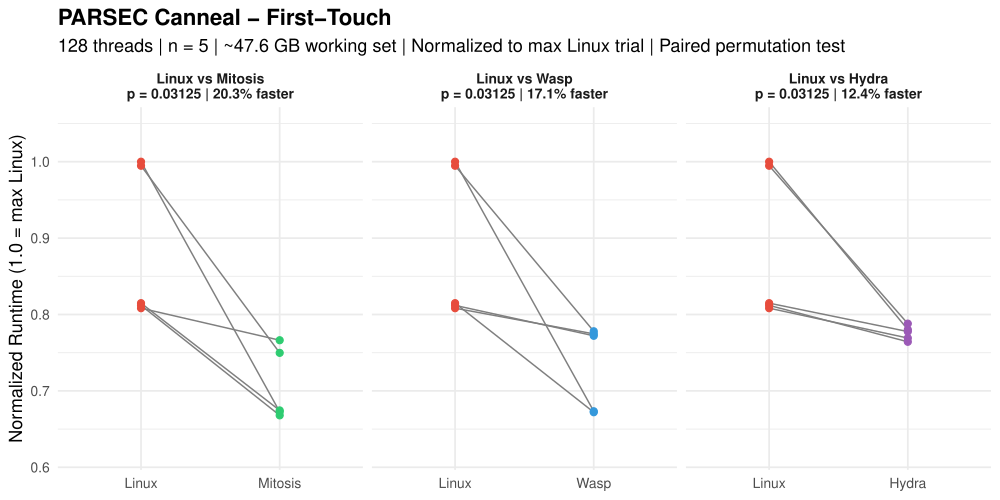

Source code (R):
###############################################################################
###                           canneal.R                                     ###
###############################################################################

library(ggplot2)

# =============================================================================
# RAW DATA: Annealing Runtime (seconds) – Canneal, 128 threads, n=5
# Working Set: ~47.6 GB (File size: 47612 MB)
# 816M elements, 29000x29000 grid, 450K swaps/step, 260 temp steps
# =============================================================================

data <- list(
  # --- LINUX First-Touch (linux/output_0..4.txt) ---
  linux_ft  = c(233.352, 286.376, 231.461, 284.859, 232.515),

  # --- LINUX Interleaved (linux/output_i_0..4.txt) ---
  linux_il  = c(293.276, 301.768, 312.278, 315.196, 313.135),

  # --- WASP First-Touch (wasp/output_0..4.txt) ---
  wasp_ft   = c(192.461, 192.828, 221.839, 222.817, 221.118),

  # --- WASP Interleaved (wasp/output_i_0..4.txt) ---
  wasp_il   = c(228.966, 230.890, 230.974, 230.498, 230.209),

  # --- MITOSIS Replicated (mitosis/output_r_0..4.txt) ---
  mitosis_ft  = c(193.148, 192.630, 219.456, 214.716, 191.295),

  # --- MITOSIS Replicated+Interleaved (mitosis/output_ri_0..4.txt) ---
  mitosis_il  = c(226.552, 225.762, 226.443, 227.716, 227.590),

  # --- HYDRA Replicated (hydra/repl_order_9/output_r_0..4.txt) ---
  hydra_ft  = c(222.698, 223.453, 220.272, 225.676, 218.865),

  # --- HYDRA Replicated+Interleaved (hydra/repl_order_9/output_ri_0..4.txt) ---
  hydra_il  = c(227.106, 226.712, 226.608, 224.841, 227.691)
)

# =============================================================================
# PAIRED PERMUTATION TEST (exact, one-sided: Linux slower → diff > 0)
# =============================================================================

perm_test <- function(baseline, treatment) {
  d <- baseline - treatment
  obs <- mean(d)
  n <- length(d)
  perm_stats <- numeric(2^n)
  for (i in 0:(2^n - 1)) {
    signs <- 2 * as.integer(intToBits(i)[1:n]) - 1
    perm_stats[i + 1] <- mean(signs * abs(d))
  }
  p <- mean(perm_stats >= obs)
  return(list(obs = obs, p = p))
}

# =============================================================================
# RUN ALL TESTS
# =============================================================================

policies <- c("ft", "il")
policy_labels <- c(ft = "First-Touch", il = "Interleaved")
systems <- c("mitosis", "wasp", "hydra")

results <- data.frame()

pdf("canneal.pdf", width = 10, height = 5)

for (pol in policies) {
  linux_key <- paste0("linux_", pol)
  for (sys in systems) {
    sys_key <- paste0(sys, "_", pol)
    res <- perm_test(data[[linux_key]], data[[sys_key]])
    results <- rbind(results, data.frame(
      Policy = policy_labels[pol],
      Comparison = paste("Linux vs", tools::toTitleCase(sys)),
      Linux_Mean = round(mean(data[[linux_key]]), 3),
      Sys_Mean = round(mean(data[[sys_key]]), 3),
      MeanDiff = round(res$obs, 3),
      PctFaster = round(res$obs / mean(data[[linux_key]]) * 100, 1),
      p_value = res$p,
      stringsAsFactors = FALSE
    ))
  }
}

# Print results table
cat("\n====== PAIRED PERMUTATION TEST RESULTS (exact, one-sided) ======\n")
cat("====== Canneal | 128 threads | ~47.6 GB working set | n=5    ======\n\n")
print(results, row.names = FALSE)

# Count significant results
cat("\n\nSignificant (p < 0.05):", sum(results$p_value < 0.05), "of", nrow(results), "\n")
cat("Non-significant (p >= 0.05):", sum(results$p_value >= 0.05), "of", nrow(results), "\n")

# =============================================================================
# PLOTS: One per policy, with 3 facets (Mitosis, WASP, Hydra)
# =============================================================================

for (pol in policies) {
  linux_key <- paste0("linux_", pol)
  max_linux <- max(data[[linux_key]])
  df_list <- list()

  for (sys in systems) {
    sys_key <- paste0(sys, "_", pol)
    res <- perm_test(data[[linux_key]], data[[sys_key]])
    sys_label <- tools::toTitleCase(sys)
    pct <- round(res$obs / mean(data[[linux_key]]) * 100, 1)
    label <- paste0("Linux vs ", sys_label,
                    "\np = ", res$p,
                    " | ", pct, "% faster")
    df_list[[sys]] <- data.frame(
      Trial = rep(1:5, 2),
      Zeit = c(data[[linux_key]] / max_linux, data[[sys_key]] / max_linux),
      Bedingung = factor(rep(c("Linux", sys_label), each = 5),
                         levels = c("Linux", sys_label)),
      Vergleich = label
    )
  }

  df <- do.call(rbind, df_list)
  df$Vergleich <- factor(df$Vergleich, levels = unique(df$Vergleich))

  # Compute y-axis limits with padding
  y_min <- min(df$Zeit)
  y_max <- max(df$Zeit)
  y_pad <- (y_max - y_min) * 0.15

  p <- ggplot(df, aes(x = Bedingung, y = Zeit)) +
    geom_line(aes(group = Trial), color = "gray50", linewidth = 0.5) +
    geom_point(aes(color = Bedingung), size = 2) +
    scale_color_manual(values = c("Linux" = "#E74C3C",
                                  "Mitosis" = "#2ECC71",
                                  "Wasp" = "#3498DB",
                                  "Hydra" = "#9B59B6")) +
    coord_cartesian(ylim = c(y_min - y_pad, y_max + y_pad)) +
    facet_wrap(~ Vergleich, scales = "free_x") +
    labs(
      title = paste0("PARSEC Canneal - ", policy_labels[pol]),
      subtitle = "128 threads | n = 5 | ~47.6 GB working set | Normalized to max Linux trial | Paired permutation test",
      x = NULL,
      y = "Normalized Runtime (1.0 = max Linux)"
    ) +
    theme_minimal(base_size = 13) +
    theme(legend.position = "none",
          plot.title = element_text(face = "bold"),
          strip.text = element_text(face = "bold", size = 10))

  print(p)
}

dev.off()
cat("Saved all plots to canneal.pdf\n")
